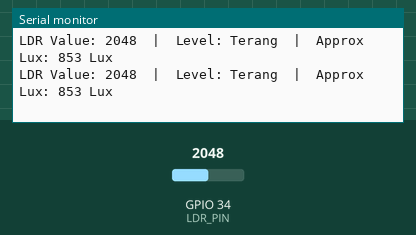
Bench run of a sketch on a simulated ESP32. On the bench: the last lines printed to the serial monitor. The inputs (shaded band) are chosen by the test bench; at power-on: GPIO 34 (LDR_PIN) = 2048.

Above: at 1.3 s.
1.4 s: GPIO 34 (LDR_PIN) set to 1651
At 1.9 s:
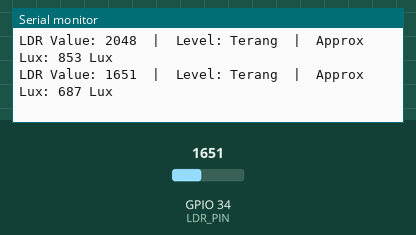
2.9 s: GPIO 34 (LDR_PIN) set to 1549
At 3.4 s:
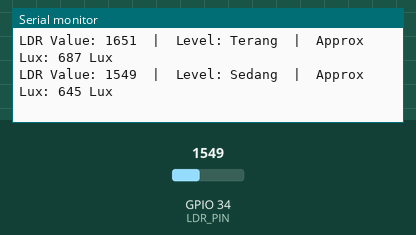
5.0 s: GPIO 34 (LDR_PIN) set to 826
At 5.4 s:
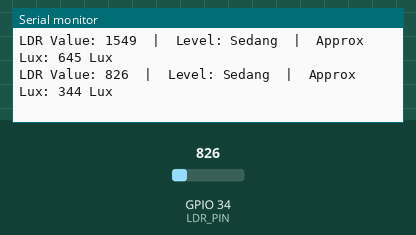
6.5 s: GPIO 34 (LDR_PIN) set to 733
At 6.9 s:
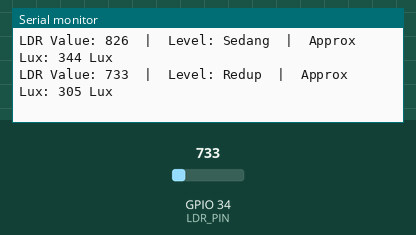

Measured:
- the behaviour switches between 1601 and 1600 on GPIO 34 (LDR_PIN) (found by bisection; images 1 and 2)
- the behaviour switches between 801 and 800 on GPIO 34 (LDR_PIN) (found by bisection; images 3 and 4)
- after the input at 1.4 s, the serial monitor: prints a new line after 0.10 s (image 1)
- after the input at 2.9 s, the serial monitor: prints a new line after 0.10 s (image 2)
- after the input at 5.0 s, the serial monitor: prints a new line at once (image 3)
- after the input at 6.5 s, the serial monitor: prints a new line at once (image 4)

The sketch:

ldr-lux.ino
```cpp
const int LDR_PIN = 34;

// --- Your Calibration Values ---
const int LDR_MIN_READING = 0;      // Darkest value
const int LDR_MAX_READING = 2400;   // Your max value (under flashlight)
const int LUX_MAX_GUESS = 1000;     // Assumed Lux value at max reading

// --- 3-Level Thresholds ---
const int THRESHOLD_LOW = 800;
const int THRESHOLD_MID = 1600;

void setup() {
  Serial.begin(115200);
}

void loop() {
  // Read the raw analog value
  int ldrValue = analogRead(LDR_PIN);

  // 1. Map analog value to estimated Lux
  int constrainedVal = constrain(ldrValue, LDR_MIN_READING, LDR_MAX_READING);
  long approxLux = map(constrainedVal, LDR_MIN_READING, LDR_MAX_READING, 0, LUX_MAX_GUESS);

  // 2. Map raw value to 3 levels
  String lightLevel;
  if (ldrValue <= THRESHOLD_LOW) {
    lightLevel = "Redup";
  } else if (ldrValue <= THRESHOLD_MID) {
    lightLevel = "Sedang";
  } else {
    lightLevel = "Terang";
  }

  // Print the results
  Serial.print("LDR Value: ");
  Serial.print(ldrValue);
  Serial.print("  |  Level: ");
  Serial.print(lightLevel);
  Serial.print("  |  Approx Lux: ");
  Serial.print(approxLux);
  Serial.println(" Lux");

  delay(500);
}
```
